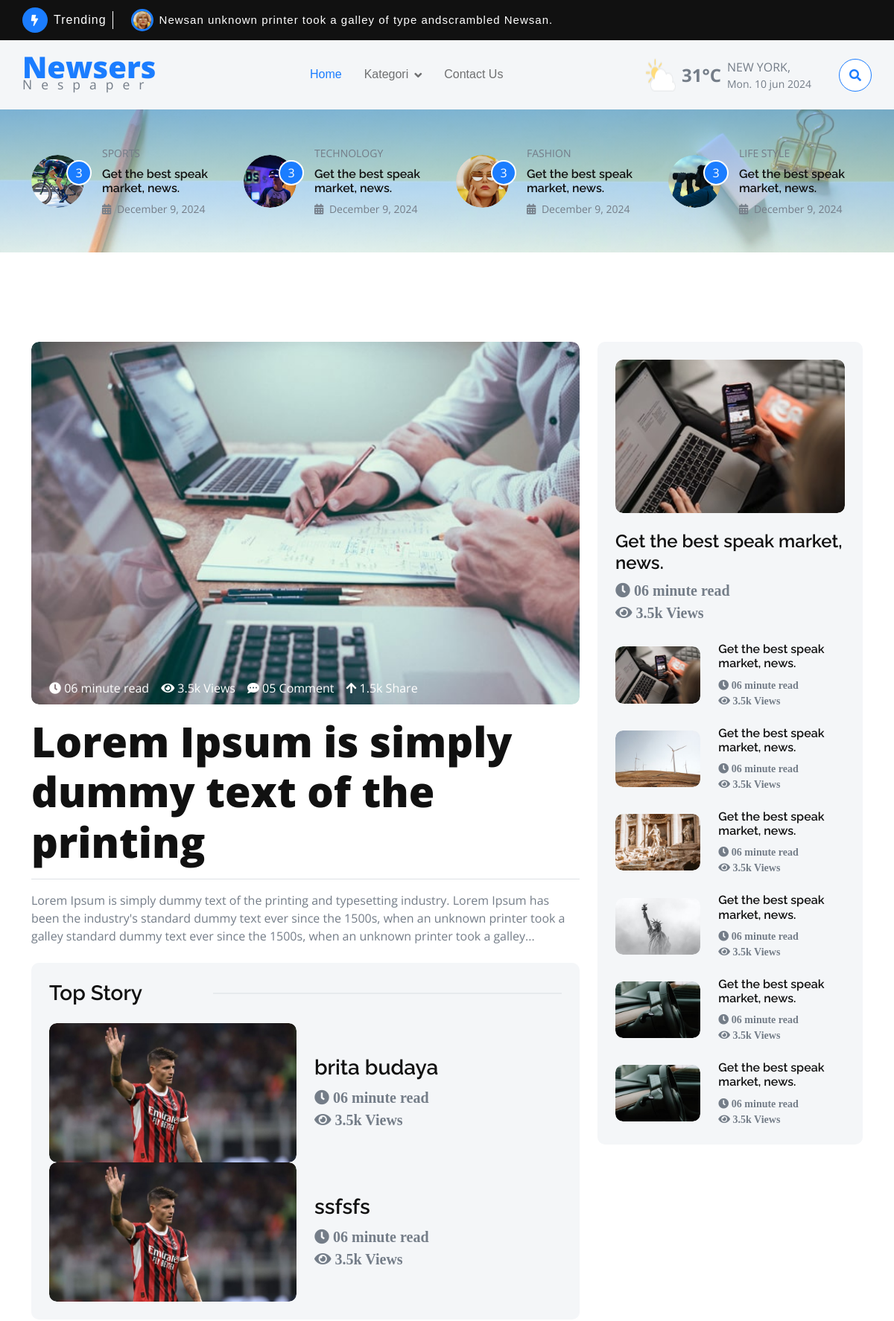
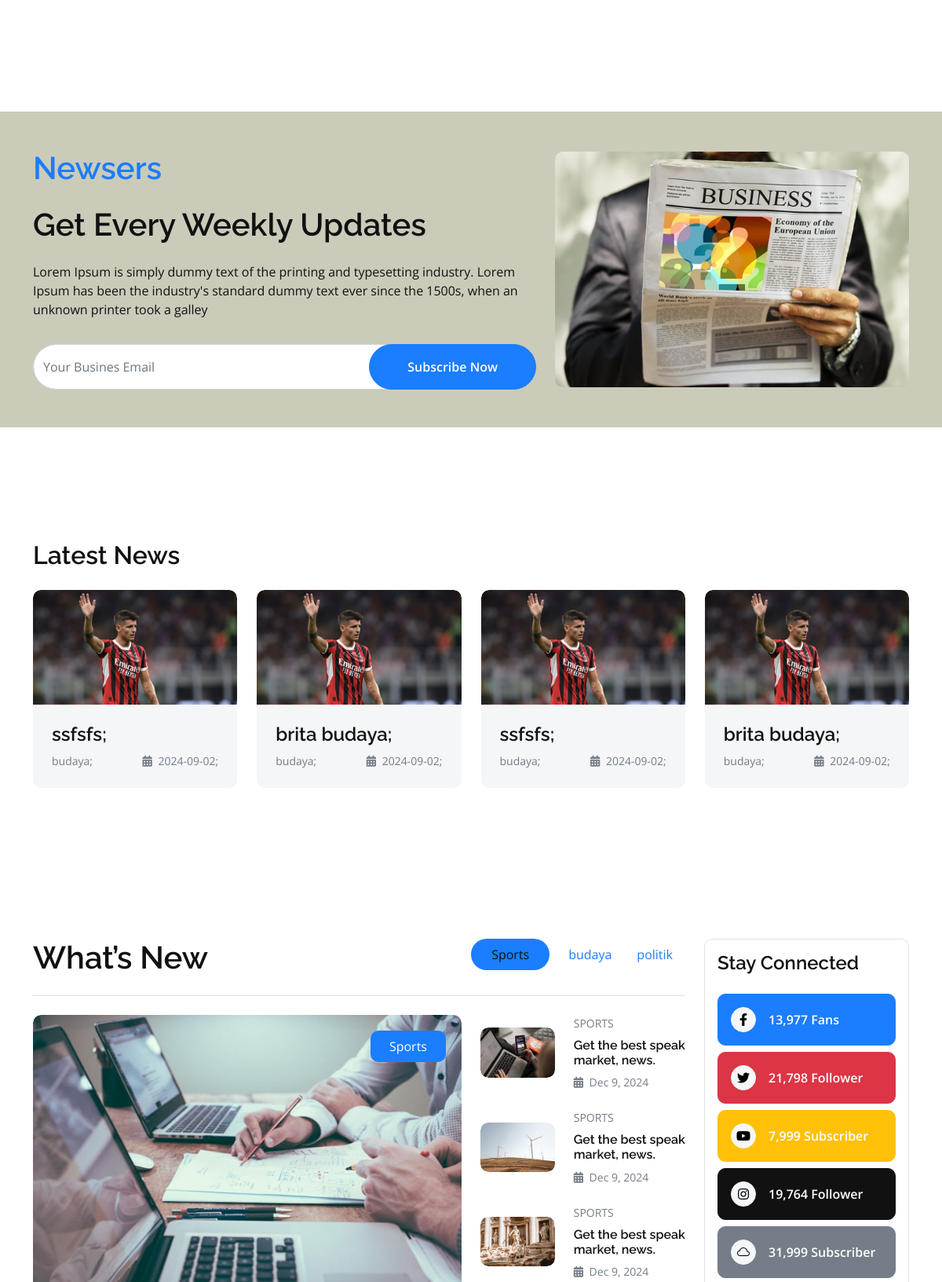
The page / (upper part) on the database its author committed (2 pictures, top to bottom).
### tables this page shows
CREATE TABLE `berita` (
  `id_berita` int(11) NOT NULL AUTO_INCREMENT,
  `id_kategori` int(11) DEFAULT NULL,
  `judul_berita` varchar(100) DEFAULT NULL,
  `tgl_berita` date DEFAULT NULL,
  `isi_berita` text,
  `gambar_berita` varchar(255) DEFAULT NULL,
  PRIMARY KEY (`id_berita`)
);

CREATE TABLE `kategori` (
  `id_kategori` int(11) NOT NULL AUTO_INCREMENT,
  `nama_kategori` varchar(100) DEFAULT NULL,
  PRIMARY KEY (`id_kategori`)
);

### home.php (the view, shortened to what the rows shown need)
<?php
include 'koneksi.php';
$sql_kategori = "SELECT * FROM kategori";
$result_kategori = $koneksi->query($sql_kategori);
?>
<div class="container-fluid py-5">
    <div class="container py-5">
        <div class="row g-4">
            <div class="col-lg-7 col-xl-8 mt-0">
                <div class="bg-light p-4 rounded">
    <?php
        if (isset($_POST['cari'])) {
            $keyword = $_POST['keyword'];
            $berita = mysqli_query($koneksi, "SELECT * FROM berita WHERE judul_berita LIKE '%$keyword%'");
        } else {
            $berita = mysqli_query($koneksi, "SELECT * FROM berita");
        }
        if ($berita) {
            while ($b = mysqli_fetch_assoc($berita)) {
    ?>
                <div class="row g-4 align-items-center">
                    <div class="col-md-6">
                        <div class="rounded overflow-hidden">
                            <img src="<?php echo 'admin/uploads/' . $b['gambar_berita']; ?>" class="img-fluid rounded img-zoomin w-100" alt="">
                        </div>
                    </div>
                    <div class="col-md-6">
                        <div class="d-flex flex-column">
                            <a href="?page=detail_berita&id=<?= $b['id_berita'] ?>" class="h3"><?php echo $b['judul_berita']; ?></a>
                            <p class="mb-0 fs-5"><i class="fa fa-clock"> 06 minute read</i></p>
                            <p class="mb-0 fs-5"><i class="fa fa-eye"> 3.5k Views</i></p>
                        </div>
                    </div>
                </div>
    <?php
            }
        } else {
            echo "<p>Error fetching news: " . mysqli_error($koneksi) . "</p>";
        }
    ?>
</div>
            </div>
        </div>
    </div>
</div>
<div class="container-fluid py-5 my-5"
    style="background: linear-gradient(rgba(202, 203, 185, 1), rgba(202, 203, 185, 1));">
    <div class="container">
        <div class="row g-4 align-items-center">
            <div class="col-lg-7">
                <h1 class="mb-4 text-primary">Newsers</h1>
                <h1 class="mb-4">Get Every Weekly Updates</h1>
            </div>
        </div>
    </div>
</div>
<div class="container-fluid latest-news py-5">
    <div class="container py-5">
        <h2 class="mb-4">Latest News</h2>
        <div class="latest-news-carousel owl-carousel">
            <?php
          if (isset($_GET["nama_kategori"])) {
              $nama_kategori = $_GET['nama_kategori'];
              $latest = mysqli_query($koneksi, "SELECT * FROM berita
                  JOIN kategori ON berita.id_kategori = kategori.id_kategori
                  WHERE nama_kategori = '$nama_kategori'
                  ORDER BY id_berita DESC");
          } else {
              $latest = mysqli_query($koneksi, "SELECT * FROM berita
                  JOIN kategori ON berita.id_kategori = kategori.id_kategori
                  ORDER BY id_berita DESC");
          }
          if ($latest) {
              while ($m = mysqli_fetch_array($latest)) {
                  ?>
            <div class="latest-news-item">
                <div class="bg-light rounded">
                    <div class="rounded-top overflow-hidden">
                        <img src="<?php echo 'admin/uploads/' . $m['gambar_berita']; ?>"
                            class="img-zoomin img-fluid rounded-top w-100" alt="">
                    </div>
                    <div class="d-flex flex-column p-4">
                        <a href="?page=detail_berita&id=<?= $m['id_berita'] ?>" class="h4"><?php echo $m['judul_berita']?>;</a>
                        <div class="d-flex justify-content-between">
                            <a href="#" class="small text-body link-hover"><?php echo $m['nama_kategori']?>;</a>
                            <small class="text-body d-block"><i class="fas fa-calendar-alt me-1"></i>
                                <?php echo $m['tgl_berita']?>;</small>
                        </div>
                    </div>
                </div>
            </div>
            <?php
              }
          } else {
              echo "<p>Error fetching news: " . mysqli_error($koneksi) . "</p>";
          }
          ?>
        </div>
    </div>
</div>
<div class="container-fluid populer-news py-5">
    <div class="container py-5">
        <div class="tab-class mb-4">
            <div class="row g-4">
                <div class="col-lg-8 col-xl-9">
                    <div class="d-flex flex-column flex-md-row justify-content-md-between border-bottom mb-4">
                        <h1 class="mb-4">What’s New</h1>
                        <ul class="nav nav-pills d-inline-flex text-center">
                            <?php while($row_kategori = $result_kategori->fetch_assoc()): ?>
                            <li class="nav-item">
                                <a class="nav-link" href="?kategori=<?php echo $row_kategori['id_kategori']; ?>">
                                    <?php echo $row_kategori['nama_kategori']; ?>
                                </a>
                            </li>
                            <?php endwhile; ?>
                        </ul>
                    </div>
                </div>
            </div>
        </div>
    </div>
</div>

### rows shown on the page
berita: gambar_berita (picture), judul_berita "brita budaya", id_kategori.nama_kategori "budaya", tgl_berita "2024-09-02"
berita: gambar_berita (picture), judul_berita "ssfsfs", id_kategori.nama_kategori "budaya", tgl_berita "2024-09-02"
kategori: nama_kategori "budaya"
kategori: nama_kategori "politik"
